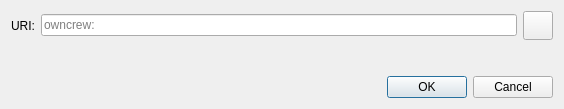
<?xml version="1.0" encoding="UTF-8"?>
<ui version="4.0">
 <class>OpenURIDialog</class>
 <widget class="QDialog" name="OpenURIDialog">
  <property name="geometry">
   <rect>
    <x>0</x>
    <y>0</y>
    <width>564</width>
    <height>109</height>
   </rect>
  </property>
  <property name="windowTitle">
   <string>Open owncrew URI</string>
  </property>
  <layout class="QVBoxLayout" name="verticalLayout">
   <item>
    <layout class="QHBoxLayout" name="horizontalLayout">
     <item>
      <widget class="QLabel" name="label">
       <property name="text">
        <string>URI:</string>
       </property>
      </widget>
     </item>
     <item>
      <widget class="QValidatedLineEdit" name="uriEdit">
       <property name="placeholderText">
        <string notr="true">owncrew:</string>
       </property>
      </widget>
     </item>
     <item>
      <widget class="QToolButton" name="pasteButton">
       <property name="toolTip">
        <string extracomment="Tooltip text for button that allows you to paste an address that is in your clipboard.">Paste address from clipboard</string>
       </property>
       <property name="text">
        <string/>
       </property>
       <property name="icon">
        <iconset resource="../owncrew.qrc">
         <normaloff>:/icons/editpaste</normaloff>:/icons/editpaste
        </iconset>
       </property>
       <property name="iconSize">
        <size>
         <width>22</width>
         <height>22</height>
        </size>
       </property>
      </widget>
     </item>
    </layout>
   </item>
   <item>
    <spacer name="verticalSpacer">
     <property name="orientation">
      <enum>Qt::Vertical</enum>
     </property>
     <property name="sizeHint" stdset="0">
      <size>
       <width>20</width>
       <height>40</height>
      </size>
     </property>
    </spacer>
   </item>
   <item>
    <widget class="QDialogButtonBox" name="buttonBox">
     <property name="orientation">
      <enum>Qt::Horizontal</enum>
     </property>
     <property name="standardButtons">
      <set>QDialogButtonBox::Cancel|QDialogButtonBox::Ok</set>
     </property>
    </widget>
   </item>
  </layout>
 </widget>
 <customwidgets>
  <customwidget>
   <class>QValidatedLineEdit</class>
   <extends>QLineEdit</extends>
   <header>qt/qvalidatedlineedit.h</header>
  </customwidget>
 </customwidgets>
 <resources/>
 <connections>
  <connection>
   <sender>buttonBox</sender>
   <signal>accepted()</signal>
   <receiver>OpenURIDialog</receiver>
   <slot>accept()</slot>
   <hints>
    <hint type="sourcelabel">
     <x>248</x>
     <y>254</y>
    </hint>
    <hint type="destinationlabel">
     <x>157</x>
     <y>274</y>
    </hint>
   </hints>
  </connection>
  <connection>
   <sender>buttonBox</sender>
   <signal>rejected()</signal>
   <receiver>OpenURIDialog</receiver>
   <slot>reject()</slot>
   <hints>
    <hint type="sourcelabel">
     <x>316</x>
     <y>260</y>
    </hint>
    <hint type="destinationlabel">
     <x>286</x>
     <y>274</y>
    </hint>
   </hints>
  </connection>
 </connections>
</ui>
